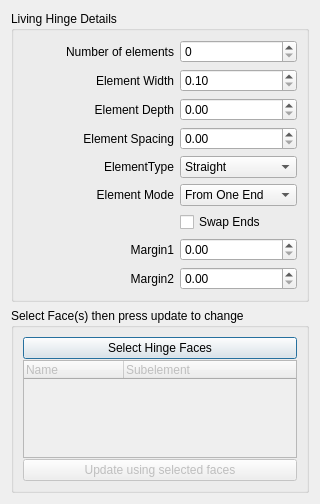
<?xml version="1.0" encoding="UTF-8"?>
<ui version="4.0">
 <class>Dialog</class>
 <widget class="QDialog" name="Dialog">
  <property name="geometry">
   <rect>
    <x>0</x>
    <y>0</y>
    <width>320</width>
    <height>504</height>
   </rect>
  </property>
  <property name="windowTitle">
   <string>Dialog</string>
  </property>
  <layout class="QGridLayout" name="gridLayout">
   <item row="0" column="0">
    <widget class="QGroupBox" name="Dimensions">
     <property name="title">
      <string>Living Hinge Details</string>
     </property>
     <layout class="QGridLayout" name="gridLayout_2">
      <item row="8" column="3">
       <widget class="Gui::QuantitySpinBox" name="Margin2"/>
      </item>
      <item row="1" column="3">
       <widget class="Gui::QuantitySpinBox" name="ElementWidth">
        <property name="minimum">
         <double>0.100000000000000</double>
        </property>
       </widget>
      </item>
      <item row="3" column="3">
       <widget class="Gui::QuantitySpinBox" name="ElementSpacing"/>
      </item>
      <item row="2" column="3">
       <widget class="Gui::QuantitySpinBox" name="ElementDepth"/>
      </item>
      <item row="7" column="3">
       <widget class="Gui::QuantitySpinBox" name="Margin1"/>
      </item>
      <item row="0" column="0" colspan="3">
       <widget class="QLabel" name="label">
        <property name="text">
         <string>Number of elements</string>
        </property>
        <property name="alignment">
         <set>Qt::AlignRight|Qt::AlignTrailing|Qt::AlignVCenter</set>
        </property>
       </widget>
      </item>
      <item row="3" column="0" colspan="3">
       <widget class="QLabel" name="label_6">
        <property name="text">
         <string>Element Spacing</string>
        </property>
        <property name="alignment">
         <set>Qt::AlignRight|Qt::AlignTrailing|Qt::AlignVCenter</set>
        </property>
       </widget>
      </item>
      <item row="6" column="3">
       <widget class="QCheckBox" name="SwapEnds">
        <property name="text">
         <string>Swap Ends</string>
        </property>
       </widget>
      </item>
      <item row="0" column="3">
       <widget class="Gui::IntSpinBox" name="ElementCount">
        <property name="minimum">
         <number>0</number>
        </property>
        <property name="maximum">
         <number>9999</number>
        </property>
       </widget>
      </item>
      <item row="2" column="2">
       <widget class="QLabel" name="label_3">
        <property name="text">
         <string>Element Depth</string>
        </property>
        <property name="alignment">
         <set>Qt::AlignRight|Qt::AlignTrailing|Qt::AlignVCenter</set>
        </property>
       </widget>
      </item>
      <item row="1" column="2">
       <widget class="QLabel" name="label_2">
        <property name="text">
         <string>Element Width</string>
        </property>
        <property name="alignment">
         <set>Qt::AlignRight|Qt::AlignTrailing|Qt::AlignVCenter</set>
        </property>
       </widget>
      </item>
      <item row="5" column="2">
       <widget class="QLabel" name="label_5">
        <property name="text">
         <string>Element Mode</string>
        </property>
        <property name="alignment">
         <set>Qt::AlignRight|Qt::AlignTrailing|Qt::AlignVCenter</set>
        </property>
       </widget>
      </item>
      <item row="5" column="3">
       <widget class="QComboBox" name="ElementMode">
        <item>
         <property name="text">
          <string>From One End</string>
         </property>
        </item>
        <item>
         <property name="text">
          <string>From Both Ends</string>
         </property>
        </item>
        <item>
         <property name="text">
          <string>From Middle</string>
         </property>
        </item>
       </widget>
      </item>
      <item row="4" column="3">
       <widget class="QComboBox" name="ElementType">
        <property name="currentText">
         <string>Straight</string>
        </property>
        <item>
         <property name="text">
          <string>Straight</string>
         </property>
        </item>
       </widget>
      </item>
      <item row="4" column="2">
       <widget class="QLabel" name="label_9">
        <property name="text">
         <string>ElementType</string>
        </property>
        <property name="alignment">
         <set>Qt::AlignRight|Qt::AlignTrailing|Qt::AlignVCenter</set>
        </property>
       </widget>
      </item>
      <item row="7" column="2">
       <widget class="QLabel" name="label_7">
        <property name="text">
         <string>Margin1</string>
        </property>
        <property name="alignment">
         <set>Qt::AlignRight|Qt::AlignTrailing|Qt::AlignVCenter</set>
        </property>
       </widget>
      </item>
      <item row="8" column="2">
       <widget class="QLabel" name="label_8">
        <property name="text">
         <string>Margin2</string>
        </property>
        <property name="alignment">
         <set>Qt::AlignRight|Qt::AlignTrailing|Qt::AlignVCenter</set>
        </property>
       </widget>
      </item>
     </layout>
    </widget>
   </item>
   <item row="1" column="0">
    <widget class="QGroupBox" name="groupBox">
     <property name="sizePolicy">
      <sizepolicy hsizetype="Preferred" vsizetype="Preferred">
       <horstretch>0</horstretch>
       <verstretch>0</verstretch>
      </sizepolicy>
     </property>
     <property name="title">
      <string>Select Face(s) then press update to change</string>
     </property>
     <layout class="QHBoxLayout" name="horizontalLayout">
      <item>
       <layout class="QVBoxLayout" name="verticalLayout">
        <property name="spacing">
         <number>1</number>
        </property>
        <property name="sizeConstraint">
         <enum>QLayout::SetMaximumSize</enum>
        </property>
        <item>
         <widget class="QPushButton" name="pbEditElementFaces">
          <property name="text">
           <string>Select Hinge Faces</string>
          </property>
         </widget>
        </item>
        <item>
         <widget class="QTreeWidget" name="treeWidgetElementFaces">
          <property name="enabled">
           <bool>false</bool>
          </property>
          <property name="sizePolicy">
           <sizepolicy hsizetype="Expanding" vsizetype="Expanding">
            <horstretch>0</horstretch>
            <verstretch>0</verstretch>
           </sizepolicy>
          </property>
          <property name="columnCount">
           <number>2</number>
          </property>
          <column>
           <property name="text">
            <string>Name</string>
           </property>
          </column>
          <column>
           <property name="text">
            <string>Subelement</string>
           </property>
          </column>
         </widget>
        </item>
        <item>
         <widget class="QPushButton" name="pbUpdateElementFaces">
          <property name="enabled">
           <bool>false</bool>
          </property>
          <property name="text">
           <string>Update using selected faces</string>
          </property>
         </widget>
        </item>
       </layout>
      </item>
     </layout>
    </widget>
   </item>
  </layout>
 </widget>
 <tabstops>
  <tabstop>ElementCount</tabstop>
  <tabstop>ElementWidth</tabstop>
  <tabstop>ElementDepth</tabstop>
  <tabstop>ElementSpacing</tabstop>
  <tabstop>SwapEnds</tabstop>
  <tabstop>Margin1</tabstop>
  <tabstop>Margin2</tabstop>
  <tabstop>treeWidgetElementFaces</tabstop>
  <tabstop>pbUpdateElementFaces</tabstop>
 </tabstops>
 <resources/>
 <connections/>
 <customwidgets>
  <customwidget>
   <class>Gui::QuantitySpinBox</class>
   <extends>QDoubleSpinBox</extends>
   <header>Gui/QuantitySpinBox.h</header>
  </customwidget>
  <customwidget>
   <class>Gui::IntSpinBox</class>
   <extends>QSpinBox</extends>
   <header>Gui/SpinBox.h</header>
  </customwidget>
 </customwidgets>
</ui>
